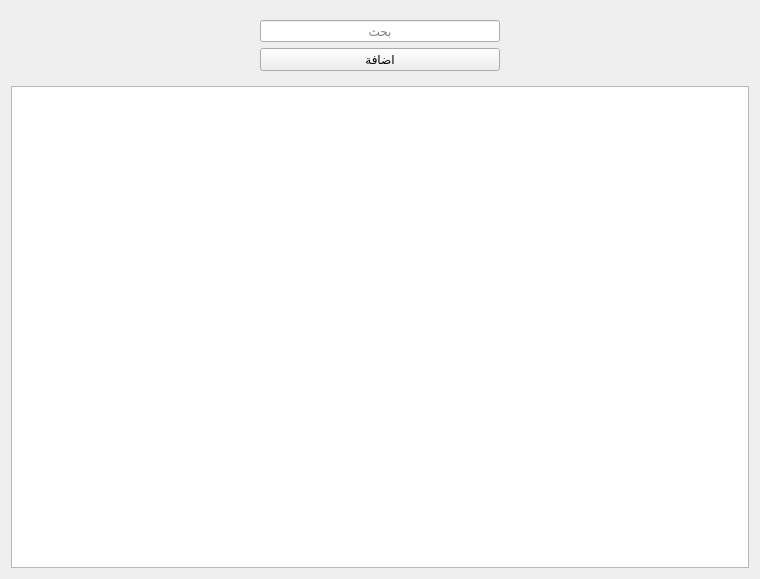
<?xml version="1.0" encoding="UTF-8"?>
<ui version="4.0">
 <class>Form</class>
 <widget class="QWidget" name="Form">
  <property name="geometry">
   <rect>
    <x>0</x>
    <y>0</y>
    <width>760</width>
    <height>579</height>
   </rect>
  </property>
  <property name="windowTitle">
   <string>Form</string>
  </property>
  <layout class="QVBoxLayout" name="verticalLayout">
   <item>
    <widget class="QWidget" name="widget" native="true">
     <layout class="QGridLayout" name="gridLayout">
      <item row="0" column="1">
       <widget class="QLineEdit" name="search_edt">
        <property name="alignment">
         <set>Qt::AlignCenter</set>
        </property>
        <property name="placeholderText">
         <string>بحث</string>
        </property>
       </widget>
      </item>
      <item row="2" column="1">
       <widget class="QPushButton" name="add_btn">
        <property name="text">
         <string>اضافة</string>
        </property>
        <property name="icon">
         <iconset resource="../views/source.qrc">
          <normaloff>:/n/img/Plus-500.png</normaloff>:/n/img/Plus-500.png</iconset>
        </property>
        <property name="iconSize">
         <size>
          <width>30</width>
          <height>30</height>
         </size>
        </property>
       </widget>
      </item>
      <item row="0" column="2">
       <spacer name="horizontalSpacer">
        <property name="orientation">
         <enum>Qt::Horizontal</enum>
        </property>
        <property name="sizeHint" stdset="0">
         <size>
          <width>40</width>
          <height>20</height>
         </size>
        </property>
       </spacer>
      </item>
      <item row="0" column="0">
       <spacer name="horizontalSpacer_2">
        <property name="orientation">
         <enum>Qt::Horizontal</enum>
        </property>
        <property name="sizeHint" stdset="0">
         <size>
          <width>40</width>
          <height>20</height>
         </size>
        </property>
       </spacer>
      </item>
     </layout>
    </widget>
   </item>
   <item>
    <widget class="QTableView" name="tableView">
     <property name="layoutDirection">
      <enum>Qt::RightToLeft</enum>
     </property>
    </widget>
   </item>
  </layout>
 </widget>
 <resources>
  <include location="../views/source.qrc"/>
 </resources>
 <connections/>
</ui>
